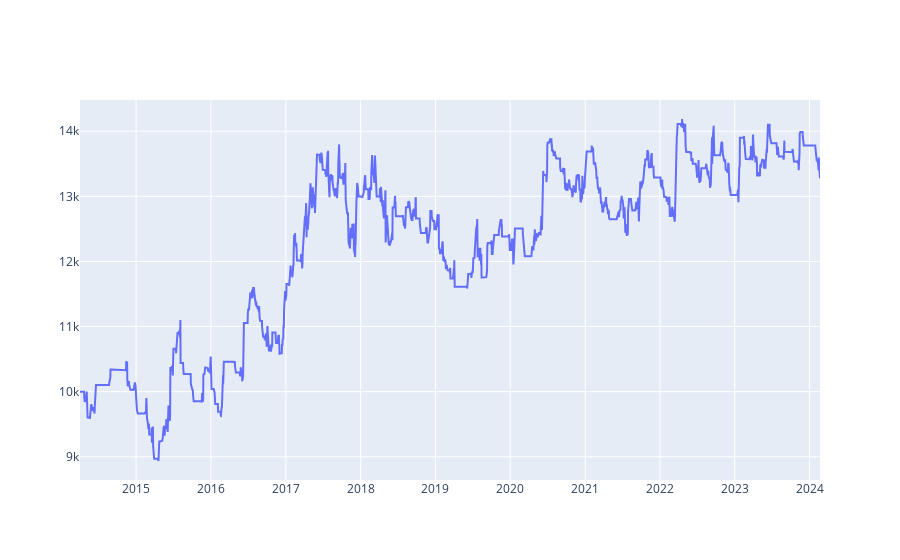

Notebook cell for this chart:
### Code cell
import plotly.graph_objects as go

fig = go.Figure(data=[go.Scatter(x=stat['_equity_curve'].index, y=stat['_equity_curve']['Equity'])])
fig.show()

### Figure 1 — Plotly figure (JSON) as saved in the notebook; plotly's stock layout.template omitted (floating-point values rounded to 4 significant figures; data arrays with more than 128 entries replaced by an {"elided": "..."} marker saying what was removed)
{"data": [{"type": "scatter", "x": {"elided": "2489 str values"}, "y": {"elided": "2489 float values"}}], "layout": {}}
